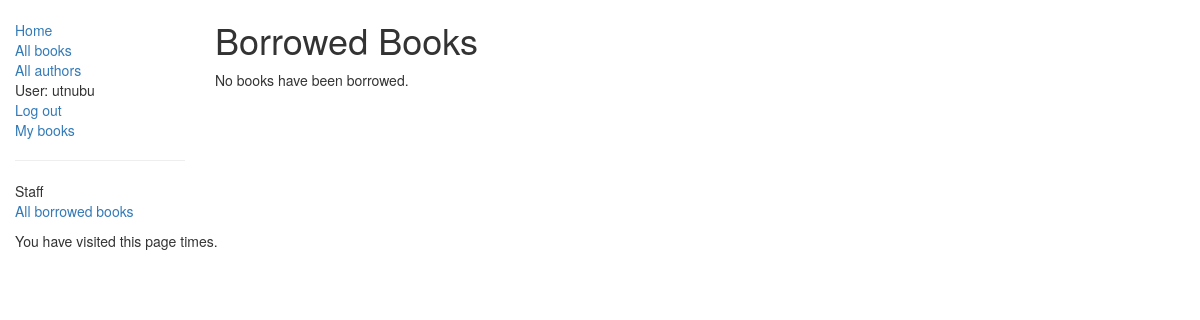
Before: /catalog/borrowed/ (signed in) with the older database file.
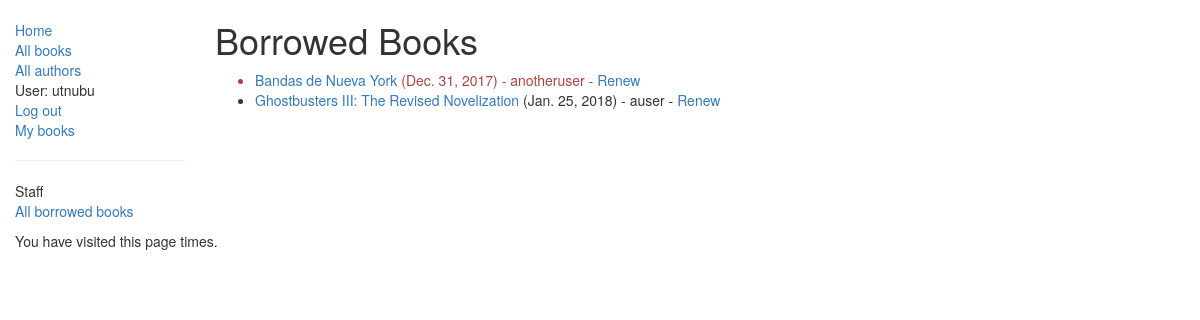
After: the same page with the newer database file.
### catalog/models.py (models this page shows, shortened)
class BookInstance(models.Model):
    id = models.UUIDField(primary_key=True, default=uuid.uuid4, help_text="Unique ID for this book across the whole library")
    book = models.ForeignKey(Book, on_delete=models.SET_NULL, null=True)
    imprint = models.CharField(max_length=200)
    due_back = models.DateField(null=True, blank=True)
    LOAN_STATUS = (
        ('m', 'Maintenance'),
        ('o', 'On Loan'),
        ('a', 'Available'),
        ('r', 'Reserved'),
        ('p', 'Between Matter Phases'),
        ('x', 'Trapped in Dimension X'),
        ('k', 'Not Yet Provided By The Free Market')
    )
    status = models.CharField(max_length=1, choices=LOAN_STATUS, blank=True, default='m', help_text='Book availability')
    borrower = models.ForeignKey(User, on_delete=models.SET_NULL, null=True, blank=True)
    class Meta:
        ordering = ['due_back']
        permissions = (("can_mark_returned", "Set book as returned"),("can_renew", "Renew book due date"))
    @property
    def is_overdue(self):
        if self.due_back and date.today() > self.due_back:
            return True
        return False

class Book(models.Model):
    title = models.CharField(max_length=200)
    author = models.ForeignKey('Author', on_delete=models.SET_NULL, null=True)
    summary = models.TextField(max_length=1000, help_text="Please enter a BRIEF description of the book")
    isbn = models.CharField('ISBN', max_length=13, help_text='13-character <a href="https://www.isbn-international.org/content/what-isbn">ISBN number</a>')
    genre = models.ManyToManyField(Genre, help_text="Select a genre for this book")
    language = models.ForeignKey(Language, on_delete=models.SET_NULL, null=True)
    def get_absolute_url(self):
        return reverse('book-detail', args=[str(self.id)])
    def display_genre(self):
        """
        Returns first 3 genres in short description string so admin site can display
        """
        return ', '.join([genre.name for genre in self.genre.all()[:3]])
    display_genre.short_description = 'Hurf Blurf'

### catalog/views.py (the view)
class AllBooksLoanedListView(PermissionRequiredMixin, LoginRequiredMixin, generic.ListView):
    permission_required = ('catalog.can_mark_returned', )
    model = BookInstance
    template_name = 'catalog/bookinstance_list_borrowed_all.html'
    paginate_by = 10
    def get_queryset(self):
        return BookInstance.objects.filter(status__exact='o').order_by('due_back')

### catalog/templates/catalog/bookinstance_list_borrowed_all.html
{% extends "base_generic.html" %}
{% block content %}
    <h1>Borrowed Books</h1>
    {% if bookinstance_list %}
    <ul>
        {% for bookinst in bookinstance_list %}
        <li class="{% if bookinst.is_overdue %}text-danger{% endif %}">
            <a href="{{ bookinst.book.get_absolute_url }}">{{ bookinst.book.title }}</a> ({{ bookinst.due_back }}) - {{ bookinst.borrower }}
            {% if perms.catalog.can_renew %}- <a href="{% url 'renew-book-librarian' bookinst.id %}">Renew</a>{% endif %}
        </li>
        {% endfor %}
    </ul>
    {% else %}
    <p>No books have been borrowed.</p>
    {% endif %}
{% endblock %}

Changed rows visible on the page:
added BookInstance: book "Bandas de Nueva York", due_back "Dec. 31, 2017", borrower "anotheruser"
added BookInstance: book "Ghostbusters III: The Revised Novelization", due_back "Jan. 25, 2018", borrower "auser"
Other visible differences:
text no longer shown: "No books have been borrowed."
